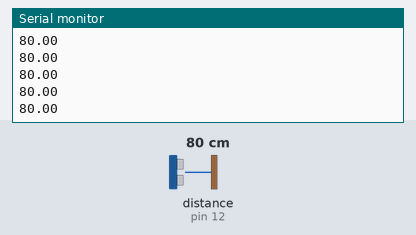
Bench run of a sketch on a simulated Arduino Uno, built with avr-gcc and run on an emulated ATmega328P. Parts: the last lines printed to the serial monitor. The test bench sets the inputs (shaded band); at power-on: distance to the obstacle (sensor on pin 12) 80 cm. The echo pulse lasts 58.3 µs per cm.

Above: at 1.2 s.
1.3 s: distance to the obstacle (sensor on pin 12) set to 2 cm
At 1.38 s:
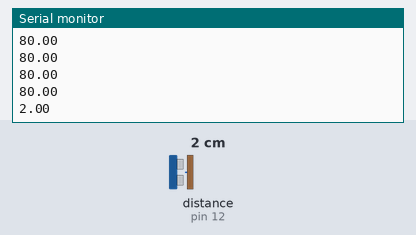
2.8 s: distance to the obstacle (sensor on pin 12) set to 4 cm
At 2.8 s:
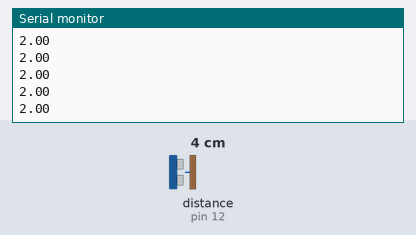
Timing chart, 0 to 5.8 s (numbered marks = the images above; inputs shaded):
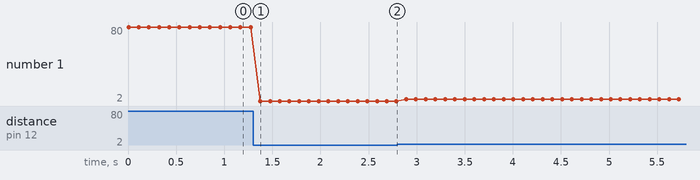

The sketch:

5_ultrasonic.ino
```cpp
//Ультразвуковой дальномер

#include <Ultrasonic.h>
int trig=13;
int echo=12;
float m;

Ultrasonic ultr(trig,echo);

void setup() {
  // put your setup code here, to run once:
  Serial.begin(9600);
}

void loop() {
  // put your main code here, to run repeatedly:
  m=ultr.Ranging(CM);
  Serial.println(m);
  delay(100);
}
```

Measured:
- after the input at 1.3 s, the serial monitor: prints a new line after 0.08 s (image 1)
- plotted number 1: 80 → 2 after the input at 1.3 s, 2 → 4 after the input at 2.8 s
